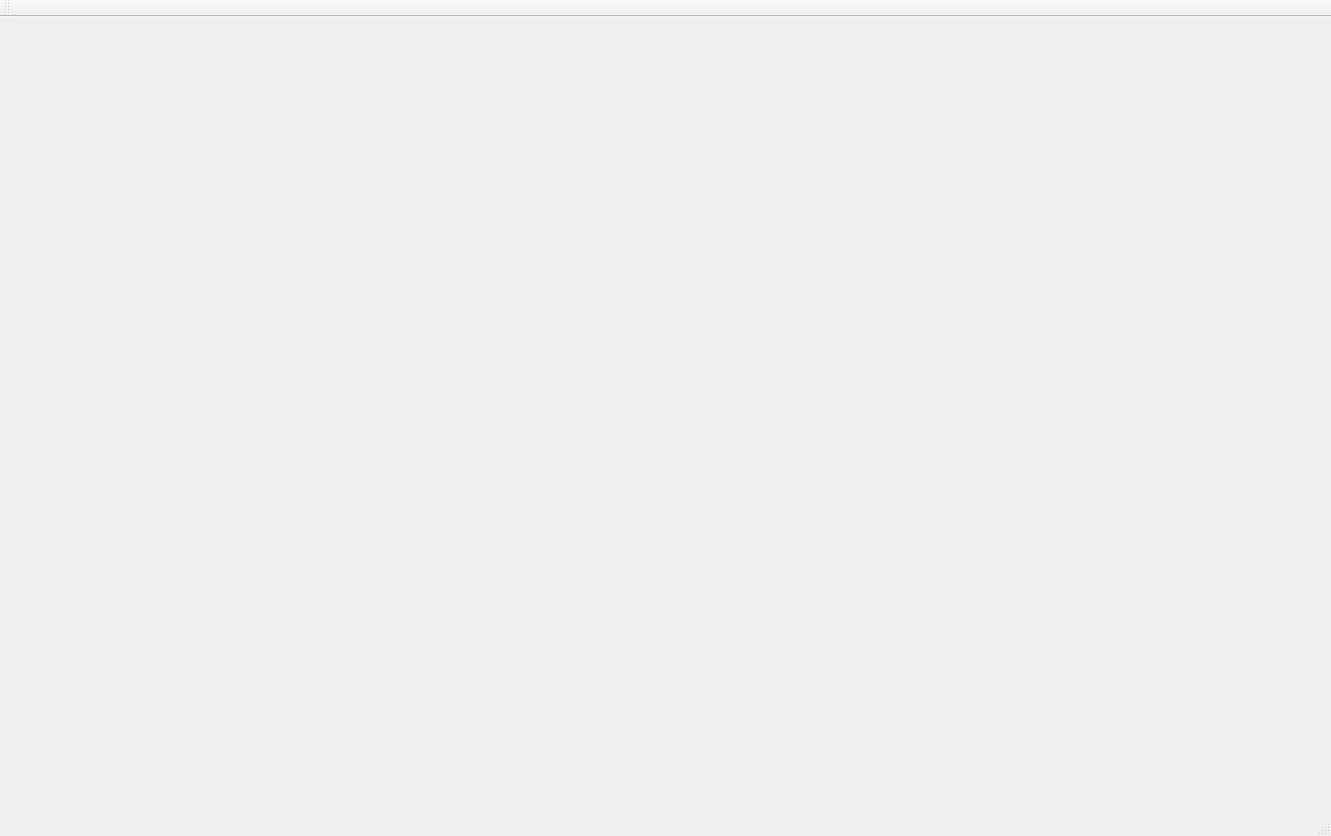
<?xml version="1.0" encoding="UTF-8"?>
<ui version="4.0">
 <class>MainWindow</class>
 <widget class="QMainWindow" name="MainWindow">
  <property name="geometry">
   <rect>
    <x>0</x>
    <y>0</y>
    <width>1331</width>
    <height>836</height>
   </rect>
  </property>
  <property name="windowTitle">
   <string>MainWindow</string>
  </property>
  <widget class="QWidget" name="centralWidget">
   <widget class="QLabel" name="Result">
    <property name="geometry">
     <rect>
      <x>70</x>
      <y>30</y>
      <width>200</width>
      <height>30</height>
     </rect>
    </property>
    <property name="text">
     <string/>
    </property>
   </widget>
  </widget>
  <widget class="QMenuBar" name="menuBar">
   <property name="geometry">
    <rect>
     <x>0</x>
     <y>0</y>
     <width>1331</width>
     <height>21</height>
    </rect>
   </property>
  </widget>
  <widget class="QToolBar" name="mainToolBar">
   <attribute name="toolBarArea">
    <enum>TopToolBarArea</enum>
   </attribute>
   <attribute name="toolBarBreak">
    <bool>false</bool>
   </attribute>
  </widget>
  <widget class="QStatusBar" name="statusBar"/>
 </widget>
 <layoutdefault spacing="6" margin="11"/>
 <resources/>
 <connections/>
</ui>
